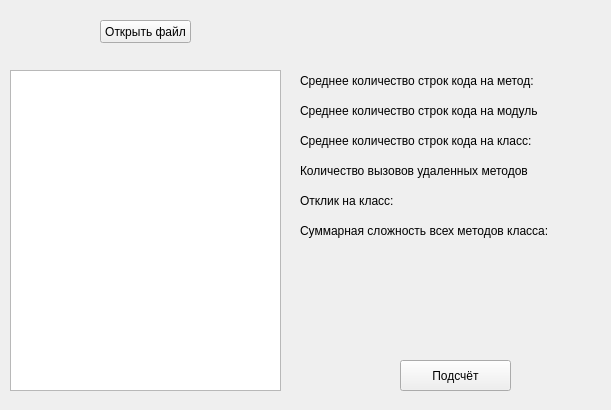
<?xml version="1.0" encoding="UTF-8"?>
<ui version="4.0">
 <class>MainWindow</class>
 <widget class="QMainWindow" name="MainWindow">
  <property name="geometry">
   <rect>
    <x>0</x>
    <y>0</y>
    <width>611</width>
    <height>410</height>
   </rect>
  </property>
  <property name="windowTitle">
   <string>Объектно-ориентированные метрики</string>
  </property>
  <property name="unifiedTitleAndToolBarOnMac">
   <bool>false</bool>
  </property>
  <widget class="QWidget" name="centralWidget">
   <widget class="QPushButton" name="openFile_Button">
    <property name="geometry">
     <rect>
      <x>100</x>
      <y>20</y>
      <width>91</width>
      <height>23</height>
     </rect>
    </property>
    <property name="text">
     <string>Открыть файл</string>
    </property>
   </widget>
   <widget class="QPlainTextEdit" name="plainTextEdit">
    <property name="geometry">
     <rect>
      <x>10</x>
      <y>70</y>
      <width>271</width>
      <height>321</height>
     </rect>
    </property>
   </widget>
   <widget class="QLabel" name="label_averNumMethLines">
    <property name="geometry">
     <rect>
      <x>300</x>
      <y>70</y>
      <width>281</width>
      <height>21</height>
     </rect>
    </property>
    <property name="text">
     <string>Среднее количество строк кода на метод:</string>
    </property>
   </widget>
   <widget class="QPushButton" name="calculate_Button">
    <property name="geometry">
     <rect>
      <x>400</x>
      <y>360</y>
      <width>111</width>
      <height>31</height>
     </rect>
    </property>
    <property name="text">
     <string>Подсчёт</string>
    </property>
   </widget>
   <widget class="QLabel" name="label_averNumModuleLines">
    <property name="geometry">
     <rect>
      <x>300</x>
      <y>100</y>
      <width>291</width>
      <height>21</height>
     </rect>
    </property>
    <property name="text">
     <string>Среднее количество строк кода на модуль</string>
    </property>
   </widget>
   <widget class="QLabel" name="label_averNumClassLines">
    <property name="geometry">
     <rect>
      <x>300</x>
      <y>130</y>
      <width>291</width>
      <height>21</height>
     </rect>
    </property>
    <property name="text">
     <string>Среднее количество строк кода на класс:</string>
    </property>
   </widget>
   <widget class="QLabel" name="label_NORM">
    <property name="geometry">
     <rect>
      <x>300</x>
      <y>160</y>
      <width>281</width>
      <height>21</height>
     </rect>
    </property>
    <property name="text">
     <string>Количество вызовов удаленных методов</string>
    </property>
   </widget>
   <widget class="QLabel" name="label_RFC">
    <property name="geometry">
     <rect>
      <x>300</x>
      <y>190</y>
      <width>211</width>
      <height>21</height>
     </rect>
    </property>
    <property name="text">
     <string>Отклик на класс:</string>
    </property>
   </widget>
   <widget class="QLabel" name="label_WMC">
    <property name="geometry">
     <rect>
      <x>300</x>
      <y>220</y>
      <width>281</width>
      <height>21</height>
     </rect>
    </property>
    <property name="text">
     <string>Суммарная сложность всех методов класса:</string>
    </property>
   </widget>
   <widget class="QLabel" name="label_NOC">
    <property name="geometry">
     <rect>
      <x>300</x>
      <y>240</y>
      <width>191</width>
      <height>111</height>
     </rect>
    </property>
    <property name="lineWidth">
     <number>1</number>
    </property>
    <property name="text">
     <string/>
    </property>
    <property name="scaledContents">
     <bool>true</bool>
    </property>
    <property name="wordWrap">
     <bool>true</bool>
    </property>
   </widget>
  </widget>
 </widget>
 <layoutdefault spacing="6" margin="11"/>
 <resources/>
 <connections/>
</ui>
